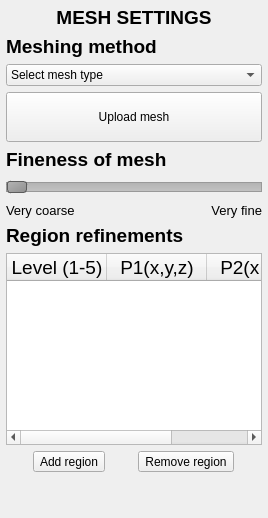
     <widget class="QWidget" name="EA_Mesh">
      <layout class="QVBoxLayout" name="verticalLayout_9">
       <property name="leftMargin">
        <number>6</number>
       </property>
       <property name="topMargin">
        <number>6</number>
       </property>
       <property name="rightMargin">
        <number>6</number>
       </property>
       <property name="bottomMargin">
        <number>6</number>
       </property>
       <item>
        <widget class="QLabel" name="label_11">
         <property name="font">
          <font>
           <pointsize>14</pointsize>
          </font>
         </property>
         <property name="text">
          <string>&lt;html&gt;&lt;head/&gt;&lt;body&gt;&lt;p&gt;&lt;span style=&quot; font-weight:600;&quot;&gt;MESH SETTINGS&lt;/span&gt;&lt;/p&gt;&lt;/body&gt;&lt;/html&gt;</string>
         </property>
         <property name="alignment">
          <set>Qt::AlignCenter</set>
         </property>
        </widget>
       </item>
       <item>
        <widget class="QLabel" name="GeoC_BathfiletypeLabel_2">
         <property name="font">
          <font>
           <pointsize>14</pointsize>
           <weight>75</weight>
           <bold>true</bold>
          </font>
         </property>
         <property name="text">
          <string>&lt;html&gt;&lt;head/&gt;&lt;body&gt;&lt;p&gt;Meshing method&lt;/p&gt;&lt;/body&gt;&lt;/html&gt;</string>
         </property>
        </widget>
       </item>
       <item>
        <widget class="QComboBox" name="GeoC_BathfiletypeOptions_2">
         <item>
          <property name="text">
           <string>Select mesh type</string>
          </property>
         </item>
         <item>
          <property name="text">
           <string>Use Hydro-UQ mesher</string>
          </property>
         </item>
         <item>
          <property name="text">
           <string>Upload mesh files</string>
          </property>
         </item>
         <item>
          <property name="text">
           <string>Upload solver specific mesh dicts</string>
          </property>
         </item>
        </widget>
       </item>
       <item>
        <widget class="QPushButton" name="pushButton_2">
         <property name="text">
          <string>
Upload mesh
</string>
         </property>
        </widget>
       </item>
       <item>
        <widget class="QLabel" name="GeoC_BathfileLabel_6">
         <property name="font">
          <font>
           <pointsize>14</pointsize>
           <weight>75</weight>
           <bold>true</bold>
          </font>
         </property>
         <property name="focusPolicy">
          <enum>Qt::ClickFocus</enum>
         </property>
         <property name="text">
          <string>&lt;html&gt;&lt;head/&gt;&lt;body&gt;&lt;p&gt;Fineness of mesh&lt;/p&gt;&lt;/body&gt;&lt;/html&gt;</string>
         </property>
        </widget>
       </item>
       <item>
        <widget class="QSlider" name="horizontalSlider">
         <property name="mouseTracking">
          <bool>true</bool>
         </property>
         <property name="focusPolicy">
          <enum>Qt::WheelFocus</enum>
         </property>
         <property name="styleSheet">
          <string notr="true">QSlider::groove:horizontal {
    border: 1px solid #999999;
    height: 8px; /* the groove expands to the size of the slider by default. by giving it a height, it has a fixed size */
    background: qlineargradient(x1:0, y1:0, x2:0, y2:1, stop:0 #B1B1B1, stop:1 #c4c4c4);
    margin: 2px 0;
}

QSlider::handle:horizontal {
    background: qlineargradient(x1:0, y1:0, x2:1, y2:1, stop:0 #b4b4b4, stop:1 #8f8f8f);
    border: 1px solid #5c5c5c;
    width: 18px;
    margin: -2px 0; /* handle is placed by default on the contents rect of the groove. Expand outside the groove */
    border-radius: 3px;
}</string>
         </property>
         <property name="minimum">
          <number>1</number>
         </property>
         <property name="maximum">
          <number>5</number>
         </property>
         <property name="pageStep">
          <number>1</number>
         </property>
         <property name="orientation">
          <enum>Qt::Horizontal</enum>
         </property>
         <property name="tickPosition">
          <enum>QSlider::TicksBelow</enum>
         </property>
         <property name="tickInterval">
          <number>1</number>
         </property>
        </widget>
       </item>
       <item>
        <layout class="QHBoxLayout" name="horizontalLayout_19">
         <item>
          <widget class="QLabel" name="label_7">
           <property name="font">
            <font>
             <pointsize>10</pointsize>
            </font>
           </property>
           <property name="text">
            <string>Very coarse</string>
           </property>
          </widget>
         </item>
         <item>
          <widget class="QLabel" name="label_6">
           <property name="font">
            <font>
             <pointsize>10</pointsize>
            </font>
           </property>
           <property name="text">
            <string>Very fine</string>
           </property>
           <property name="alignment">
            <set>Qt::AlignRight|Qt::AlignTrailing|Qt::AlignVCenter</set>
           </property>
          </widget>
         </item>
        </layout>
       </item>
       <item>
        <widget class="QLabel" name="GeoC_BathfileLabel_9">
         <property name="font">
          <font>
           <pointsize>14</pointsize>
           <weight>75</weight>
           <bold>true</bold>
          </font>
         </property>
         <property name="focusPolicy">
          <enum>Qt::ClickFocus</enum>
         </property>
         <property name="text">
          <string>&lt;html&gt;&lt;head/&gt;&lt;body&gt;&lt;p&gt;Region refinements&lt;/p&gt;&lt;/body&gt;&lt;/html&gt;</string>
         </property>
        </widget>
       </item>
       <item>
        <widget class="QTableWidget" name="GeoB_InterfaceTable_4">
         <property name="alternatingRowColors">
          <bool>true</bool>
         </property>
         <column>
          <property name="text">
           <string>Level (1-5)</string>
          </property>
          <property name="font">
           <font>
            <pointsize>14</pointsize>
           </font>
          </property>
          <property name="textAlignment">
           <set>AlignCenter</set>
          </property>
         </column>
         <column>
          <property name="text">
           <string>P1(x,y,z)</string>
          </property>
          <property name="font">
           <font>
            <pointsize>14</pointsize>
           </font>
          </property>
          <property name="textAlignment">
           <set>AlignCenter</set>
          </property>
         </column>
         <column>
          <property name="text">
           <string>P2(x,y,z)</string>
          </property>
          <property name="font">
           <font>
            <pointsize>14</pointsize>
           </font>
          </property>
          <property name="textAlignment">
           <set>AlignCenter</set>
          </property>
         </column>
        </widget>
       </item>
       <item>
        <layout class="QHBoxLayout" name="horizontalLayout_9">
         <item>
          <widget class="QToolButton" name="GeoB_AddPoint_4">
           <property name="text">
            <string>Add region</string>
           </property>
          </widget>
         </item>
         <item>
          <widget class="QToolButton" name="GeoB_RemPoint_4">
           <property name="text">
            <string>Remove region</string>
           </property>
          </widget>
         </item>
        </layout>
       </item>
       <item>
        <spacer name="verticalSpacer_9">
         <property name="orientation">
          <enum>Qt::Vertical</enum>
         </property>
         <property name="sizeHint" stdset="0">
          <size>
           <width>20</width>
           <height>40</height>
          </size>
         </property>
        </spacer>
       </item>
      </layout>
     </widget>
